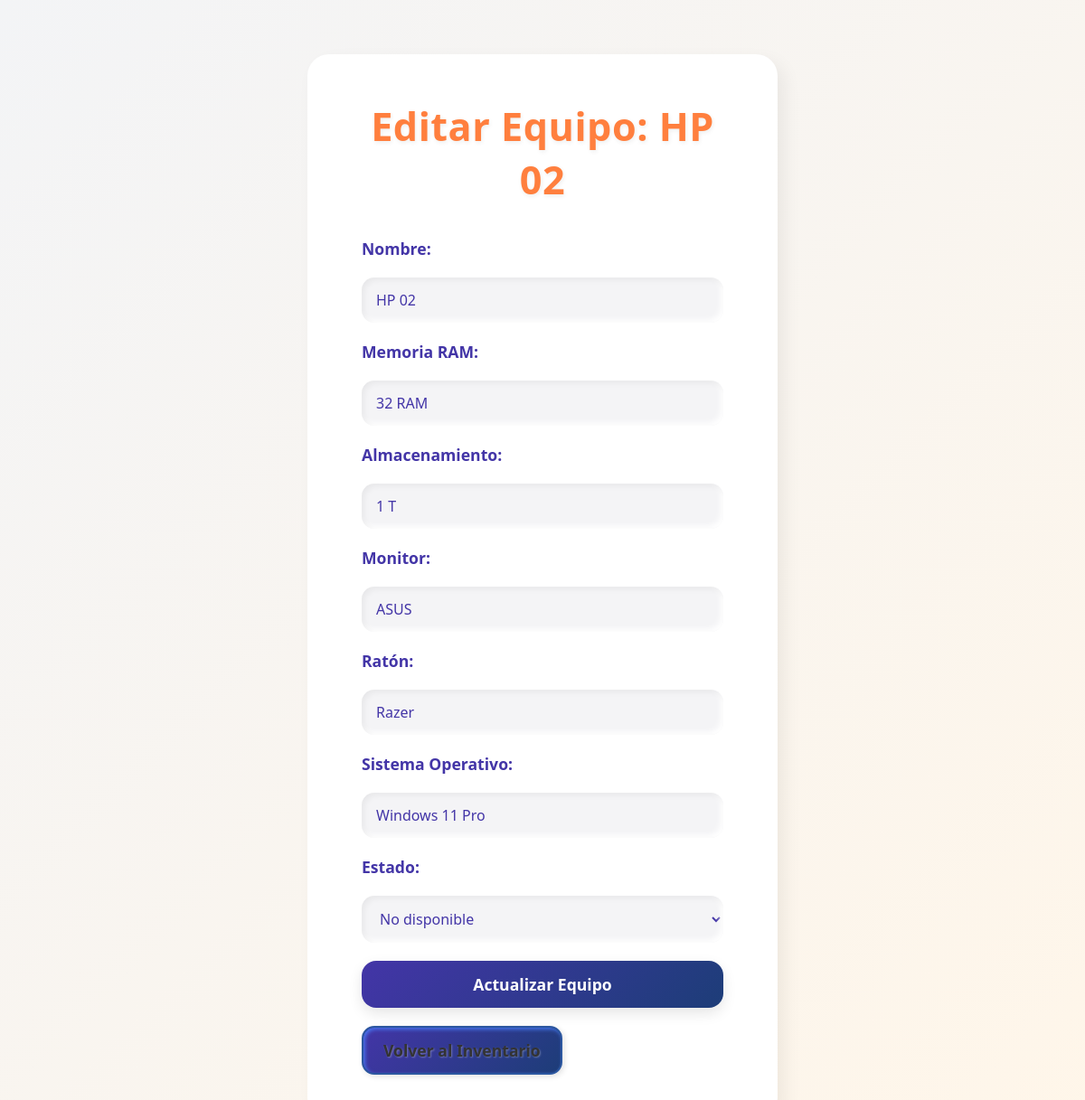
Page /editar_equipo/5/ (signed in) on the committed database.
### equipos/models.py (models this page shows, shortened)
class Equipo(models.Model):
    nombre = models.CharField(max_length=100)
    memoria_ram = models.CharField(max_length=50)
    almacenamiento = models.CharField(max_length=50)
    monitor = models.CharField(max_length=100)
    raton = models.CharField(max_length=100)
    sistema_operativo = models.CharField(max_length=100)
    estado = models.CharField(max_length=20, choices=ESTADO_CHOICES, default='disponible')

### equipos/views.py (the view, shortened to what this page needs)
# urls.py: path('editar_equipo/<int:equipo_id>/', views.editar_equipo, name='editar_equipo'),
@login_required
@permission_required('equipos.change_equipo', raise_exception=True)
def editar_equipo(request, equipo_id):
    equipo = get_object_or_404(Equipo, id=equipo_id)
    return render(request, 'equipos/editar_equipo.html', {'equipo': equipo})

### equipos/templates/equipos/editar_equipo.html (shortened to what this page needs)
<!DOCTYPE html>
<html>
<head>
    {% load static %}
    <link rel="stylesheet" href="{% static 'css/estilos_vistas.css' %}">
</head>
<body class="formulario-editar">
    <div class="formulario-box">
        <h1>Editar Equipo: {{ equipo.nombre }}</h1>
        <form method="post" class="formulario">
            <label>Nombre:</label>
            <input type="text" name="nombre" value="{{ equipo.nombre }}" required>
            <label>Memoria RAM:</label>
            <input type="text" name="memoria_ram" value="{{ equipo.memoria_ram }}" required>
            <label>Almacenamiento:</label>
            <input type="text" name="almacenamiento" value="{{ equipo.almacenamiento }}" required>
            <label>Monitor:</label>
            <input type="text" name="monitor" value="{{ equipo.monitor }}" required>
            <label>Ratón:</label>
            <input type="text" name="raton" value="{{ equipo.raton }}" required>
            <label>Sistema Operativo:</label>
            <input type="text" name="sistema_operativo" value="{{ equipo.sistema_operativo }}" required>
            <label>Estado:</label>
            <select name="estado" required>
                <option value="no_disponible" {% if equipo.estado == 'no_disponible' %}selected{% endif %}>No disponible</option>
            </select>
            <button type="submit" class="btn">Actualizar Equipo</button>
        </form>
        <p><a href="{% url 'inventario_admin' %}" class="btn secundaria">Volver al Inventario</a></p>
    </div>
</body>
</html>

### equipos/static/css/estilos_vistas.css (style rules this page uses)
:root { --azul-oscuro: #4335A7; --azul-claro: #80C4E9; --beige: #FFF6E9; --naranja: #FF7F3E; --blanco: #ffffff; --gris-sombra: rgba(0, 0, 0, 0.08); }
* { margin: 0; padding: 0; box-sizing: border-box; font-family: "Segoe UI", Tahoma, Geneva, Verdana, sans-serif; }
body.formulario-editar { background: linear-gradient(135deg, #f3f4f6, var(--beige)); min-height: 100vh; display: flex; align-items: center; justify-content: center; padding: 60px 20px; font-family: "Segoe UI", Tahoma, Geneva, Verdana, sans-serif; color: var(--azul-oscuro); animation: fadeIn 0.6s ease-out; -webkit-font-smoothing: antialiased; -moz-osx-font-smoothing: grayscale; }
.formulario-box { background: #ffffff; padding: 50px 60px; border-radius: 28px; box-shadow: 8px 8px 20px rgba(0,0,0,0.07), -8px -8px 20px #ffffff; max-width: 540px; width: 100%; animation: slideUp 0.5s ease forwards; transition: transform 0.3s cubic-bezier(0.4, 0, 0.2, 1), box-shadow 0.3s ease; cursor: default; }
.formulario-box h1 { font-size: 2.8em; margin-bottom: 38px; color: var(--naranja); text-align: center; font-weight: 900; letter-spacing: 1px; text-shadow: 1px 2px 5px rgba(0, 0, 0, 0.07); user-select: none; }
.formulario { display: flex; flex-direction: column; gap: 26px; }
.formulario label { font-weight: 700; font-size: 1.1em; color: var(--azul-oscuro); user-select: none; }
.formulario input, .formulario select { padding: 16px 20px; border: none; border-radius: 20px; font-size: 1.1em; background: #f7f9fc; box-shadow: inset 5px 5px 8px rgba(0, 0, 0, 0.07), inset -5px -5px 8px #ffffff; transition: box-shadow 0.35s cubic-bezier(0.4, 0, 0.2, 1), background-color 0.25s ease; outline-offset: 3px; outline-color: transparent; color: var(--azul-oscuro); font-weight: 500; }
.formulario input::placeholder, .formulario select::placeholder { color: #a0a8b5; font-weight: 400; }
.btn { background: linear-gradient(135deg, var(--azul-oscuro), #19356b); color: var(--blanco); padding: 16px 28px; border: none; border-radius: 24px; font-weight: 900; font-size: 1.15em; cursor: pointer; text-align: center; text-decoration: none; box-shadow: 0 8px 20px rgba(25, 53, 107, 0.4); transition: background 0.4s ease, transform 0.25s cubic-bezier(0.4, 0, 0.2, 1), box-shadow 0.3s ease; user-select: none; }
.btn.secundaria { background-color: #3a6fcc; color: #000000; margin-top: 24px; padding: 14px 28px; display: inline-block; border-radius: 20px; font-weight: 700; text-shadow: 1px 1px 2px rgba(255, 255, 255, 0.3); box-shadow: inset 2px 2px 4px rgba(72, 130, 255, 0.8), 2px 2px 6px rgba(0, 0, 0, 0.12); transition: background-color 0.3s ease, color 0.3s ease, transform 0.25s ease; user-select: none; text-align: center; cursor: pointer; border: 2px solid #2c57a0; }
.formulario-box { background: var(--blanco); padding: 50px 60px; border-radius: 24px; box-shadow: 8px 8px 20px rgba(0, 0, 0, 0.06); width: 100%; max-width: 520px; animation: slideUp 0.5s ease; }
.formulario-box h1 { margin-bottom: 35px; font-size: 2.7em; color: var(--naranja); text-align: center; font-weight: 800; letter-spacing: 0.5px; }
.formulario { display: flex; flex-direction: column; gap: 20px; }
.formulario label { font-weight: 700; color: var(--azul-oscuro); }
.formulario input, .formulario select { padding: 14px 16px; border: none; border-radius: 14px; background: #f4f4f6; box-shadow: inset 3px 3px 6px rgba(0, 0, 0, 0.05), inset -3px -3px 6px #ffffff; font-size: 1em; transition: box-shadow 0.3s ease, background-color 0.2s ease; outline: none; }
.btn { background: linear-gradient(135deg, var(--azul-oscuro), #1d3d78); color: var(--blanco); padding: 14px 22px; border: none; border-radius: 16px; font-weight: bold; font-size: 1.1em; cursor: pointer; transition: all 0.3s ease; text-align: center; box-shadow: 0 6px 15px rgba(0, 0, 0, 0.1); }
.btn.secundaria { background-color: #ebebeb; color: #333; display: inline-block; margin-top: 20px; padding: 13px 22px; border-radius: 14px; text-decoration: none; font-weight: bold; transition: background-color 0.3s ease, color 0.3s ease, transform 0.2s ease; }

### rows in the picture
Equipo: nombre "HP 02", memoria_ram "32 RAM", almacenamiento "1 T", monitor "ASUS", raton "Razer", sistema_operativo "Windows 11 Pro", estado "No disponible"
